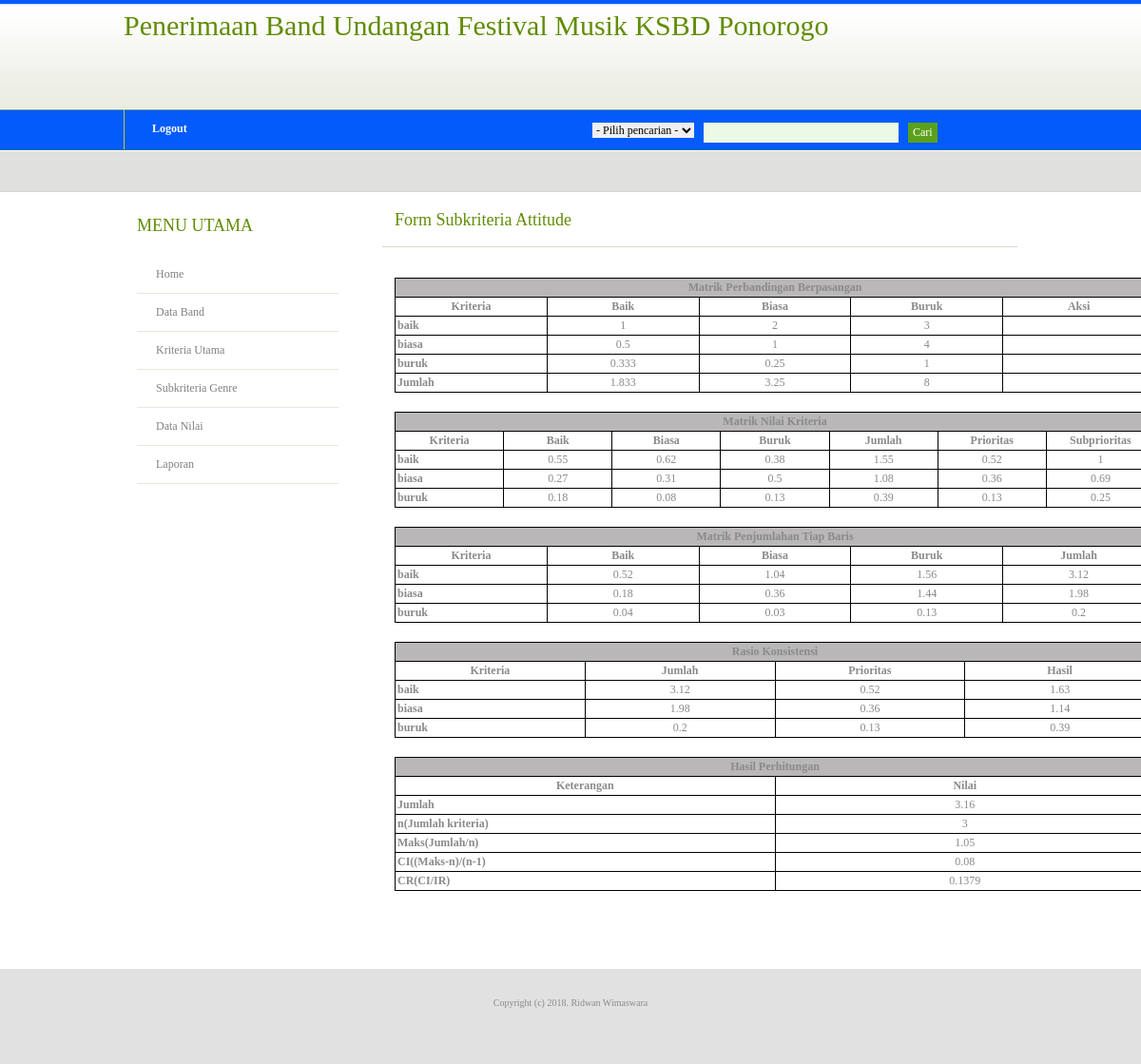
The page /home.php?mod=subkriteria_attitude&pg=tampil_kriteria (signed in) on the database its author committed.
### tables this page shows
CREATE TABLE IF NOT EXISTS `tb_subkriteria_attitude` (
  `id_subkriteria` int(11) NOT NULL AUTO_INCREMENT,
  `nama_subkriteria` varchar(30) NOT NULL,
  `baik` double NOT NULL,
  `biasa` double NOT NULL,
  `buruk` double NOT NULL,
  PRIMARY KEY (`id_subkriteria`)
);

CREATE TABLE IF NOT EXISTS `tb_metrix_subkriteria_attitude` (
  `id_matrix` int(11) NOT NULL AUTO_INCREMENT,
  `nama_subkriteria` varchar(30) NOT NULL,
  `baik` double NOT NULL,
  `biasa` double NOT NULL,
  `buruk` double NOT NULL,
  `jumlah` double NOT NULL,
  `prioritas` double NOT NULL,
  `sub_prioritas` double NOT NULL,
  PRIMARY KEY (`id_matrix`)
);

CREATE TABLE IF NOT EXISTS `tb_metrix_penjumlahan_attitude` (
  `id_matrix` int(11) NOT NULL AUTO_INCREMENT,
  `nama_subkriteria` varchar(30) NOT NULL,
  `baik` double NOT NULL,
  `biasa` double NOT NULL,
  `buruk` double NOT NULL,
  `jumlah` double NOT NULL,
  PRIMARY KEY (`id_matrix`)
);

CREATE TABLE IF NOT EXISTS `tb_rasio_konsistensi_attitude` (
  `id_konsistensi` int(11) NOT NULL AUTO_INCREMENT,
  `nama_subkriteria` varchar(30) NOT NULL,
  `jumlah` double NOT NULL,
  `prioritas` double NOT NULL,
  `hasil` double NOT NULL,
  PRIMARY KEY (`id_konsistensi`)
);

### subkriteria_attitude/tampil_kriteria.php (the view, shortened to what this page needs)
<?php
include ('config/koneksi.php');
?>
<div class="post">
	<h2 class="title"><a href="#">Form Subkriteria Attitude</a></h2>
    <p class="meta"><em></em></p>
	<div class="entry">
    <p>
<div align="center">
  <table width="800" border="0" cellpadding="2" cellspacing="1" bgcolor="#000000" class="table table-condensed table-striped table-hover">
   <tbody>
    <tr>
      <td colspan="6" bgcolor="#b9b7b7" align="center"><b>Matrik Perbandingan Berpasangan</b></td>
    </tr>
    <tr bgcolor="#FFFFFF">
      <td width="100" align="center"><b>Kriteria</b></td>
      <td width="100" align="center"><b>Baik</b></td>
      <td width="100" align="center"><b>Biasa</b></td>
      <td width="100" align="center"><b>Buruk</b></td>
      <td width="100" align="center"><b>Aksi</b></td>
    </tr>
    <?php
	$sql = "SELECT * FROM tb_subkriteria_attitude ORDER BY id_subkriteria Asc";
	$result=mysql_query($sql) or die(mysql_error());
	$totalBaik=0;
	$totalBiasa=0;
	$totalBuruk=0;
	while($rows=mysql_fetch_array($result)){
		$totalBaik +=$rows['baik'];
		$totalBiasa +=$rows['biasa'];
		$totalBuruk +=$rows['buruk'];
  ?>
    <tr bgcolor="#FFFFFF">
      <td><b><?php echo $rows['nama_subkriteria']; ?></b></td>
      <td align="center"><?php echo $rows['baik']; ?></td>
     <td align="center"><?php echo $rows['biasa']; ?></td>
     <td align="center"><?php echo $rows['buruk']; ?></td>
     <td>&nbsp;</td>
    </tr>
    <?php
  }
  ?>
  <tr bgcolor="#FFFFFF">
      <td><b>Jumlah</b></td>
      <td align="center"><?php echo $totalBaik;?></td>
      <td align="center"><?php echo $totalBiasa;?></td>
      <td align="center"><?php echo $totalBuruk;?></td>
      <?php
	  if ($_SESSION['hak']=='Panitia'){
	  ?>
	    <td align="center"><a href="home.php?mod=subkriteria_attitude&pg=form_kriteria">Ubah</a></td>
      <?php
	  }else{
	  ?>
		<td align="center"></td>
      <?php
	  }
	  ?>
    </tr>
    </tbody>
  </table>
</div>
<div align="center" style="margin-top:20px">
 <table width="800" border="0" cellpadding="2" cellspacing="1" bgcolor="#000000" class="table table-condensed table-striped table-hover">
   <tbody>
    <tr>
      <td colspan="8" bgcolor="#b9b7b7" align="center"><b>Matrik Nilai Kriteria</b></td>
    </tr>
    <tr bgcolor="#FFFFFF">
      <td width="100" align="center"><b>Kriteria</b></td>
      <td width="100" align="center"><b>Baik</b></td>
      <td width="100" align="center"><b>Biasa</b></td>
      <td width="100" align="center"><b>Buruk</b></td>
      <td width="100" align="center"><b>Jumlah</b></td>
      <td width="100" align="center"><b>Prioritas</b></td>
      <td width="100" align="center"><b>Subprioritas</b></td>
    </tr>
    <?php
	$sqlNilai = "SELECT * FROM tb_metrix_subkriteria_attitude ORDER BY id_matrix Asc";
	$resultNilai=mysql_query($sqlNilai) or die(mysql_error());
	while($rowsNilai=mysql_fetch_array($resultNilai)){
	?>
     <tr bgcolor="#FFFFFF">
     <td><b><?php echo $rowsNilai['nama_subkriteria']; ?></b></td>
     <td align="center"><?php echo $rowsNilai['baik']; ?></td>
     <td align="center"><?php echo $rowsNilai['biasa']; ?></td>
     <td align="center"><?php echo $rowsNilai['buruk']; ?></td>
	 <td align="center"><?php echo $rowsNilai['jumlah']; ?></td>
     <td align="center"><?php echo $rowsNilai['prioritas'];?></td>
     <td align="center"><?php echo $rowsNilai['sub_prioritas'];?></td>
     </tr>
    <?php
	}
	?>
    </tbody>
    </table>
</div>
<div align="center" style="margin-top:20px">
 <table width="800" border="0" cellpadding="2" cellspacing="1" bgcolor="#000000" class="table table-condensed table-striped table-hover">
   <tbody>
    <tr>
      <td colspan="7" bgcolor="#b9b7b7" align="center"><b>Matrik Penjumlahan Tiap Baris</b></td>
    </tr>
    <tr bgcolor="#FFFFFF">
      <td width="100" align="center"><b>Kriteria</b></td>
      <td width="100" align="center"><b>Baik</b></td>
      <td width="100" align="center"><b>Biasa</b></td>
      <td width="100" align="center"><b>Buruk</b></td>
      <td width="100" align="center"><b>Jumlah</b></td>
    </tr>
    <?php
	$sqlNilai = "SELECT * FROM tb_metrix_penjumlahan_attitude ORDER BY id_matrix Asc";
	$resultNilai=mysql_query($sqlNilai) or die(mysql_error());
	while($rowsNilai=mysql_fetch_array($resultNilai)){
	?>
     <tr bgcolor="#FFFFFF">
      <td><b><?php echo $rowsNilai['nama_subkriteria']; ?></b></td>
      <td align="center"><?php echo $rowsNilai['baik']; ?></td>
     <td align="center"><?php echo $rowsNilai['biasa']; ?></td>
     <td align="center"><?php echo $rowsNilai['buruk']; ?></td>
     <td align="center"><?php echo $rowsNilai['jumlah'];?></td>
     </tr>
    <?php
	}
	?>
    </tbody>
    </table>
</div>
<div align="center" style="margin-top:20px">
 <table width="800" border="0" cellpadding="2" cellspacing="1" bgcolor="#000000" class="table table-condensed table-striped table-hover">
   <tbody>
    <tr>
      <td colspan="7" bgcolor="#b9b7b7" align="center"><b>Rasio Konsistensi</b></td>
    </tr>
    <tr bgcolor="#FFFFFF">
    <td width="100" align="center"><b>Kriteria</b></td>
      <td width="100" align="center"><b>Jumlah</b></td>
      <td width="100" align="center"><b>Prioritas</b></td>
      <td width="100" align="center"><b>Hasil</b></td>
    </tr>
    <?php
	$sqlNilai = "SELECT * FROM tb_rasio_konsistensi_attitude ORDER BY id_konsistensi Asc";
	$resultNilai=mysql_query($sqlNilai) or die(mysql_error());
	$xJumlah=0;
	while($rowsNilai=mysql_fetch_array($resultNilai)){
	?>
     <tr bgcolor="#FFFFFF">
      <td><b><?php echo $rowsNilai['nama_subkriteria']; ?></b></td>
      <td align="center"><?php echo $rowsNilai['jumlah']; ?></td>
     <td align="center"><?php echo $rowsNilai['prioritas']; ?></td>
     <td align="center"><?php echo $rowsNilai['hasil']; ?></td>
     </tr>
    <?php
	$xJumlah+=$rowsNilai['hasil'];
	}
	$xMaks=number_format(($xJumlah/3),2);
	$CI=number_format(($xJumlah-3)/(3-1),2);
	$CR=number_format(($CI/0.58),4);
	?>
    </tbody>
    </table>
</div>
<div align="left" style="margin-top:20px">
 <table width="800" border="0" cellpadding="2" cellspacing="1" bgcolor="#000000" class="table table-condensed table-striped table-hover">
   <tbody>
    <tr>
      <td colspan="7" bgcolor="#b9b7b7" align="center"><b>Hasil Perhitungan</b></td>
    </tr>
    <tr bgcolor="#FFFFFF">
      <td width="100" align="center"><b>Keterangan</b></td>
      <td width="100" align="center"><b>Nilai</b></td>
    </tr>
    <tr bgcolor="#FFFFFF">
    <td><b>Jumlah</b></td>
    <td align="center"><?php echo $xJumlah;?></td>
    </tr>
     <tr bgcolor="#FFFFFF">
    <td><b>n(Jumlah kriteria)</b></td>
    <td align="center">3</td>
    </tr>
     <tr bgcolor="#FFFFFF">
    <td><b>Maks(Jumlah/n)</b></td>
    <td align="center"><?php echo $xMaks;?></td>
    </tr>
     <tr bgcolor="#FFFFFF">
    <td><b>CI((Maks-n)/(n-1)</b></td>
    <td align="center"><?php echo $CI;?></td>
    </tr>
     <tr bgcolor="#FFFFFF">
    <td><b>CR(CI/IR)</b></td>
    <td align="center"><?php echo $CR;?></td>
    </tr>
</tbody>
</table>
</div>
</p>
 </div>
</div>

### style.css (style rules this page uses)
body { margin: 0; padding: 0; background: #FFFFFF url(images/header.jpg) repeat-x left top; font-family: verdana; font-size: 12px; color: #8A8A8A; }
h1, h2, h3 { margin: 0; font-weight: normal; color: #618C04; }
h2 { font-size: 14px; }
p, ul, ol { margin-top: 0; line-height: 240%; text-align: justify; }
a { color: #77B003; }
.post { margin-bottom: 45px; }
.post .title { height: 44px; padding-left: 15px; }
.post .title a { text-decoration: none; font-size: 18px; color: #618C04; }
.post .meta { margin-top: -8px; margin-left: 2px; padding: 0px 30px 2px 15px; border-bottom: 1px solid #D4D8CB; font-family: verdana; font-weight: normal; font-size: 10px; color: #66665E; }
.post .entry { margin-bottom: 10px; padding: 10px 15px 10px 15px; }

### rows shown on the page
tb_subkriteria_attitude: nama_subkriteria "baik", baik "1", biasa "2", buruk "3"
tb_subkriteria_attitude: nama_subkriteria "biasa", baik "0.5", biasa "1", buruk "4"
tb_subkriteria_attitude: nama_subkriteria "buruk", baik "0.333", biasa "0.25", buruk "1"
tb_metrix_subkriteria_attitude: nama_subkriteria "baik", baik "0.55", biasa "0.62", buruk "0.38", jumlah "1.55", prioritas "0.52", sub_prioritas "1"
tb_metrix_subkriteria_attitude: nama_subkriteria "biasa", baik "0.27", biasa "0.31", buruk "0.5", jumlah "1.08", prioritas "0.36", sub_prioritas "0.69"
tb_metrix_subkriteria_attitude: nama_subkriteria "buruk", baik "0.18", biasa "0.08", buruk "0.13", jumlah "0.39", prioritas "0.13", sub_prioritas "0.25"
tb_metrix_penjumlahan_attitude: nama_subkriteria "baik", baik "0.52", biasa "1.04", buruk "1.56", jumlah "3.12"
tb_metrix_penjumlahan_attitude: nama_subkriteria "biasa", baik "0.18", biasa "0.36", buruk "1.44", jumlah "1.98"
tb_metrix_penjumlahan_attitude: nama_subkriteria "buruk", baik "0.04", biasa "0.03", buruk "0.13", jumlah "0.2"
tb_rasio_konsistensi_attitude: nama_subkriteria "baik", jumlah "3.12", prioritas "0.52", hasil "1.63"
tb_rasio_konsistensi_attitude: nama_subkriteria "biasa", jumlah "1.98", prioritas "0.36", hasil "1.14"
tb_rasio_konsistensi_attitude: nama_subkriteria "buruk", jumlah "0.2", prioritas "0.13", hasil "0.39"

### other values the page prints
$totalBaik "1.833"
$totalBiasa "3.25"
$totalBuruk "8"
$xJumlah "3.16"
$xMaks "1.05"
$CI "0.08"
$CR "0.1379"
